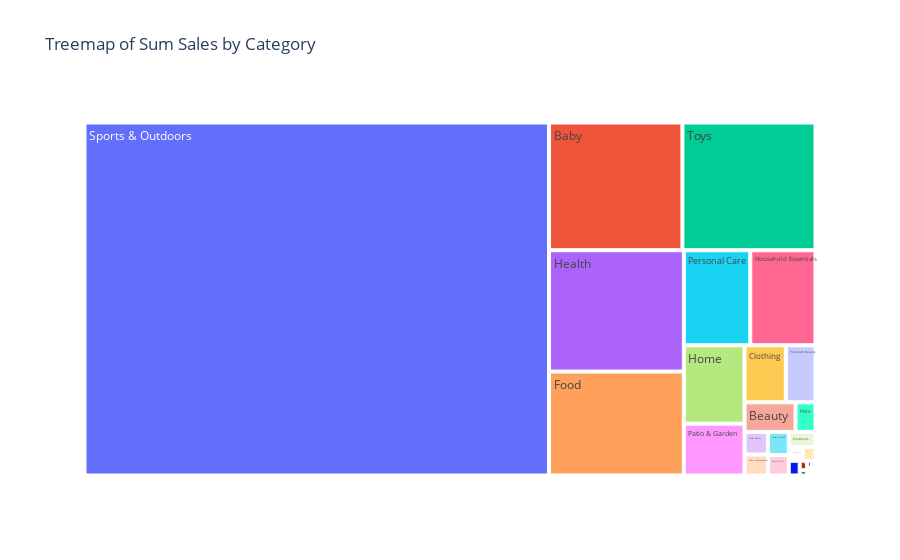

This figure's notebook cell:
### Code cell
import plotly.express as px
walmart_data = treemap_data

fig = px.treemap(
    walmart_data,
    path=["Category"],
    values="Sum Sales",
    title="Treemap of Sum Sales by Category"
)

fig.show()

### Figure 1 — Plotly figure (JSON) as saved in the notebook; plotly's stock layout.template omitted (floating-point values rounded to 4 significant figures)
{"data": [{"branchvalues": "total", "domain": {"x": [0, 1], "y": [0, 1]}, "hovertemplate": "labels=%{label}<br>Sum Sales=%{value}<br>parent=%{parent}<br>id=%{id}<extra></extra>", "ids": ["Arts Crafts & Sewing", "Auto & Tires", "Baby", "Beauty", "Books", "Cell Phones", "Character Shop", "Clothing", "Collectibles", "Electronics", "Feature", "Food", "Health", "Home", "Home Improvement", "Household Essentials", "Industrial & Scientific", "Jewelry", "Music", "Musical Instruments", "Office Supplies", "Party & Occasions", "Patio & Garden", "Personal Care", "Pets", "Premium Beauty", "Seasonal", "Shop by Brand", "Shop by Movie", "Sports & Outdoors", "Toys", "Video Games", "Walmart for Business"], "labels": ["Arts Crafts & Sewing", "Auto & Tires", "Baby", "Beauty", "Books", "Cell Phones", "Character Shop", "Clothing", "Collectibles", "Electronics", "Feature", "Food", "Health", "Home", "Home Improvement", "Household Essentials", "Industrial & Scientific", "Jewelry", "Music", "Musical Instruments", "Office Supplies", "Party & Occasions", "Patio & Garden", "Personal Care", "Pets", "Premium Beauty", "Seasonal", "Shop by Brand", "Shop by Movie", "Sports & Outdoors", "Toys", "Video Games", "Walmart for Business"], "name": "", "parents": ["", "", "", "", "", "", "", "", "", "", "", "", "", "", "", "", "", "", "", "", "", "", "", "", "", "", "", "", "", "", "", "", ""], "type": "treemap", "values": [92.44, 3507, 140500.0, 12440.0, 581.5, 32, 111.7, 19440.0, 326.0, 3344.0, 271.1, 115500.0, 134800.0, 39240.0, 4042.0, 51110.0, 1321.0, 80.49, 11.06, 37.52, 193.7, 1470.0, 25930.0, 52060.0, 4858.0, 13960.0, 1554.0, 3982.0, 72.6, 1352000.0, 140100.0, 4373.0, 112.2]}], "layout": {"legend": {"tracegroupgap": 0}, "title": {"text": "Treemap of Sum Sales by Category"}}}
